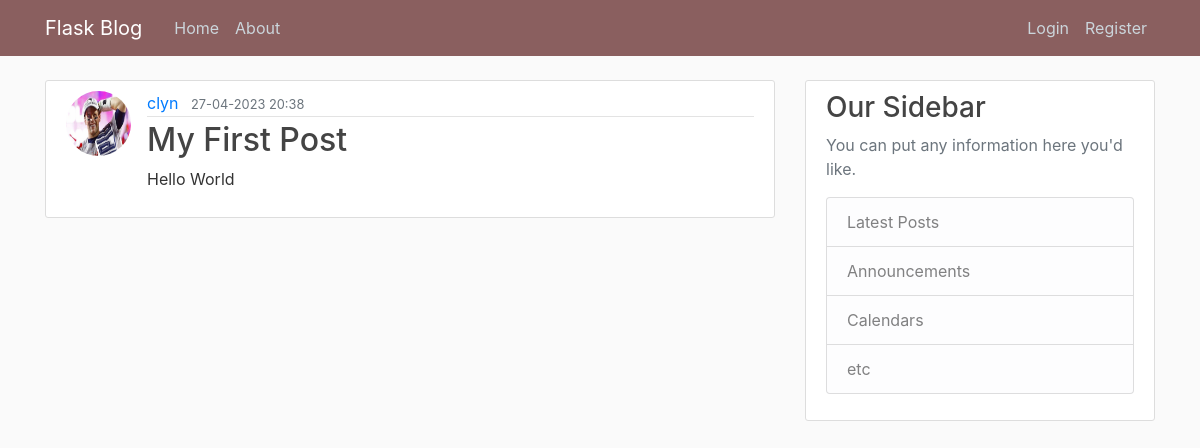
/post/1, run on the app's committed database.
### Fblog/models.py (models this page shows, shortened)
class User(db.Model, UserMixin):
    id = db.Column(db.Integer, primary_key = True)
    username = db.Column(db.String(20), unique = True, nullable = False)
    email = db.Column(db.String(120), unique = True, nullable = False)
    image_file = db.Column(db.String(20), nullable = False, default = 'default.jpg')
    password = db.Column(db.String(60), nullable = False)
    posts = db.relationship('Post', backref = 'author', lazy = True) #backref gets the user that created the post (1 to many relationship)

class Post(db.Model):
    id = db.Column(db.Integer, primary_key = True)
    title = db.Column(db.String(100), nullable = False)
    date_posted = db.Column(db.DateTime, nullable = False, default = datetime.utcnow)
    content = db.Column(db.Text, nullable = False)
    user_id = db.Column(db.Integer, db.ForeignKey('user.id'), nullable = False) # Foregin Key is refrencing the table and column names

### Fblog/routes.py (the view)
@app.route("/post/<int:post_id>")
def post(post_id):
    post = Post.query.get_or_404(post_id)
    return render_template('post.html', title = post.title, post = post)

### Fblog/templates/post.html (shortened to what this page needs)
{% extends "layout.html" %}
{% block content %}
    <article class="media content-section">
      <img class= "rounded-circle article-img" src="{{url_for('static', filename = 'profile_pics/' + post.author.image_file) }}">
        <div class="media-body">
          <div class="article-metadata">
            <a class="mr-2" href="#">{{ post.author.username }}</a>
            <small class="text-muted">{{ post.date_posted.strftime('%d-%m-%Y %H:%M') }}</small>
          </div>
          <h2 class = "article-title">{{ post.title }}</h2>
          <p class="article-content">{{ post.content }}</p>
        </div>
      </article>
{% endblock content %}

### Fblog/static/main.css (style rules this page uses)
body { background: #fafafa; color: #333333; margin-top: 5rem; }
h1, h2, h3, h4, h5, h6 { color: #444444; }
.content-section { background: #ffffff; padding: 10px 20px; border: 1px solid #dddddd; border-radius: 3px; margin-bottom: 20px; }
.article-title { color: #444444; }
.article-content { white-space: pre-line; }
.article-img { height: 65px; width: 65px; margin-right: 16px; }
.article-metadata { padding-bottom: 1px; margin-bottom: 4px; border-bottom: 1px solid #e3e3e3 }

### data on the page
User: image_file (picture), author.username "clyn"
Post: date_posted "27-04-2023 20:38", title "My First Post", content "Hello World"
